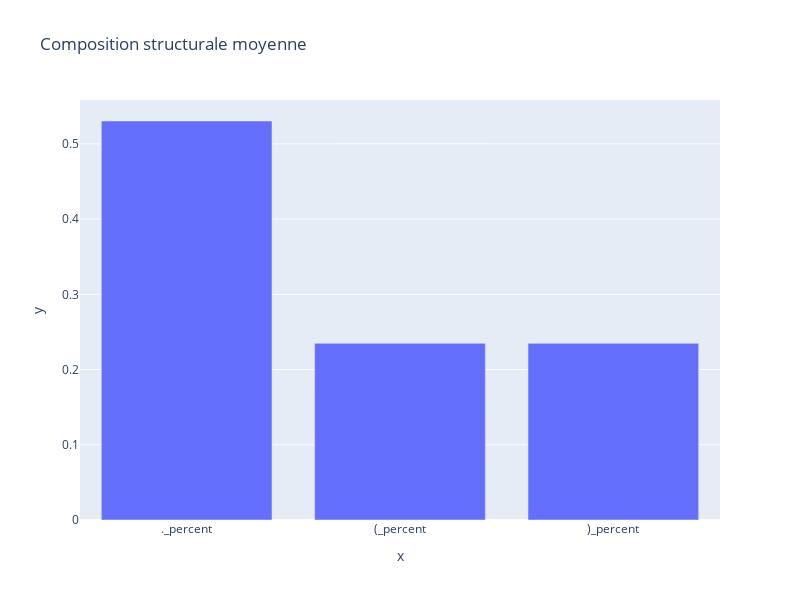

Write notebook code for a chart like this one.
### Code cell
fig = px.bar(
    df,
    x= names, 
    y= values,
    orientation='v', 
    title='Composition structurale moyenne',
    height=600, 
    width=800
)
fig.show()

### Figure 1 — Plotly figure (JSON) as saved in the notebook; plotly's stock layout.template omitted (floating-point values rounded to 4 significant figures)
{"data": [{"alignmentgroup": "True", "hovertemplate": "x=%{x}<br>y=%{y}<extra></extra>", "legendgroup": "", "marker": {"color": "#636efa"}, "name": "", "offsetgroup": "", "orientation": "v", "showlegend": false, "textposition": "auto", "type": "bar", "x": ["._percent", "(_percent", ")_percent"], "xaxis": "x", "y": [0.5304, 0.2348, 0.2348], "yaxis": "y"}], "layout": {"barmode": "relative", "height": 600, "legend": {"tracegroupgap": 0}, "title": {"text": "Composition structurale moyenne"}, "width": 800, "xaxis": {"anchor": "y", "domain": [0, 1], "title": {"text": "x"}}, "yaxis": {"anchor": "x", "domain": [0, 1], "title": {"text": "y"}}}}
